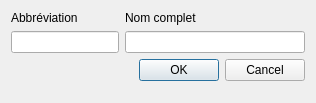
<?xml version="1.0" encoding="UTF-8"?>
<ui version="4.0">
 <class>AddCategorieDialog</class>
 <widget class="QDialog" name="AddCategorieDialog">
  <property name="geometry">
   <rect>
    <x>0</x>
    <y>0</y>
    <width>316</width>
    <height>103</height>
   </rect>
  </property>
  <property name="windowTitle">
   <string>Dialog</string>
  </property>
  <layout class="QFormLayout" name="formLayout">
   <item row="0" column="0">
    <widget class="QLabel" name="label">
     <property name="text">
      <string>Abbréviation</string>
     </property>
    </widget>
   </item>
   <item row="0" column="1">
    <widget class="QLabel" name="label_2">
     <property name="text">
      <string>Nom complet</string>
     </property>
    </widget>
   </item>
   <item row="1" column="0">
    <widget class="QLineEdit" name="abbrEdit"/>
   </item>
   <item row="1" column="1">
    <widget class="QLineEdit" name="nomEdit"/>
   </item>
   <item row="2" column="0" colspan="2">
    <widget class="QDialogButtonBox" name="buttonBox">
     <property name="orientation">
      <enum>Qt::Horizontal</enum>
     </property>
     <property name="standardButtons">
      <set>QDialogButtonBox::Cancel|QDialogButtonBox::Ok</set>
     </property>
    </widget>
   </item>
  </layout>
 </widget>
 <resources/>
 <connections>
  <connection>
   <sender>buttonBox</sender>
   <signal>accepted()</signal>
   <receiver>AddCategorieDialog</receiver>
   <slot>createCategorie()</slot>
   <hints>
    <hint type="sourcelabel">
     <x>248</x>
     <y>254</y>
    </hint>
    <hint type="destinationlabel">
     <x>157</x>
     <y>274</y>
    </hint>
   </hints>
  </connection>
  <connection>
   <sender>buttonBox</sender>
   <signal>rejected()</signal>
   <receiver>AddCategorieDialog</receiver>
   <slot>reject()</slot>
   <hints>
    <hint type="sourcelabel">
     <x>316</x>
     <y>260</y>
    </hint>
    <hint type="destinationlabel">
     <x>286</x>
     <y>274</y>
    </hint>
   </hints>
  </connection>
 </connections>
 <slots>
  <slot>createCategorie()</slot>
 </slots>
</ui>
